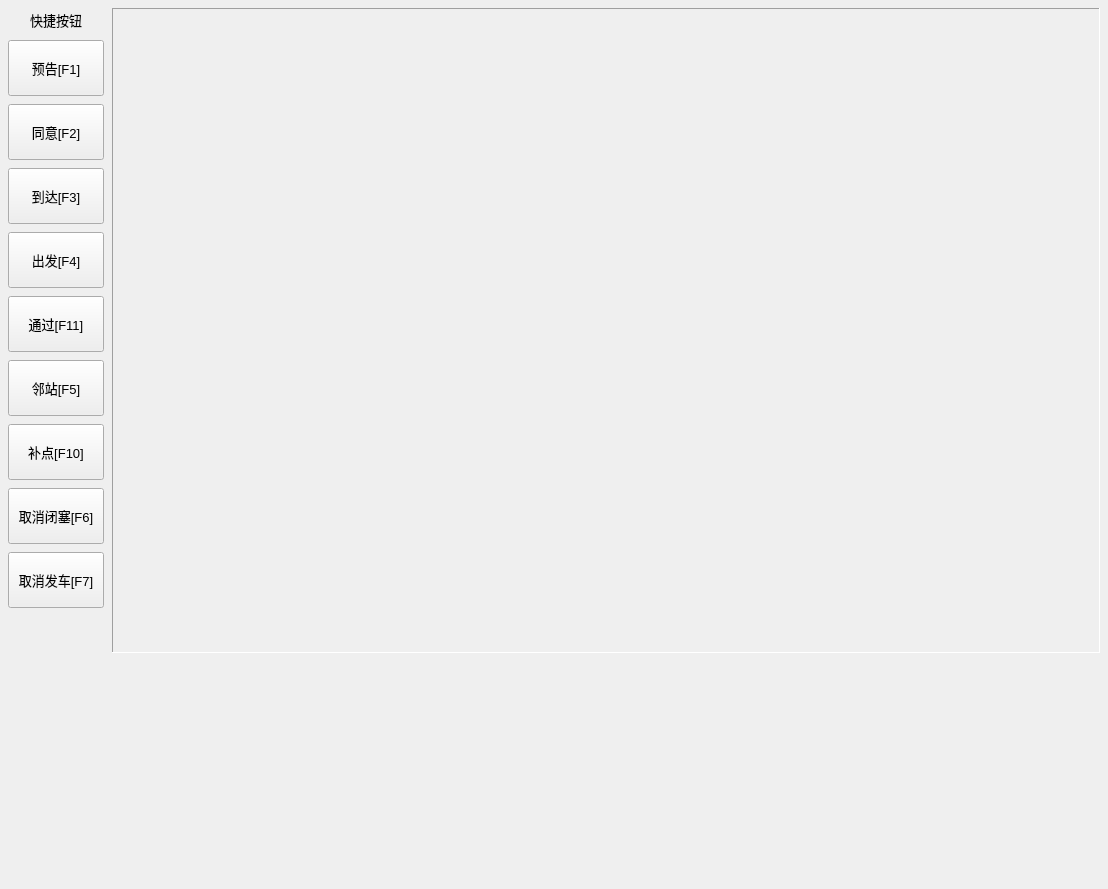
<?xml version="1.0" encoding="UTF-8"?>
<ui version="4.0">
 <class>StationLogDispTKY</class>
 <widget class="QWidget" name="StationLogDispTKY">
  <property name="geometry">
   <rect>
    <x>0</x>
    <y>0</y>
    <width>1108</width>
    <height>889</height>
   </rect>
  </property>
  <property name="windowTitle">
   <string>StationLogDispTKY</string>
  </property>
  <layout class="QVBoxLayout" name="verticalLayout_2">
   <property name="spacing">
    <number>8</number>
   </property>
   <property name="leftMargin">
    <number>8</number>
   </property>
   <property name="topMargin">
    <number>8</number>
   </property>
   <property name="rightMargin">
    <number>8</number>
   </property>
   <property name="bottomMargin">
    <number>8</number>
   </property>
   <item>
    <layout class="QHBoxLayout" name="horizontalLayout" stretch="0,1">
     <property name="spacing">
      <number>8</number>
     </property>
     <property name="rightMargin">
      <number>0</number>
     </property>
     <item>
      <layout class="QVBoxLayout" name="verticalLayout">
       <property name="spacing">
        <number>8</number>
       </property>
       <property name="leftMargin">
        <number>0</number>
       </property>
       <property name="topMargin">
        <number>0</number>
       </property>
       <property name="rightMargin">
        <number>0</number>
       </property>
       <property name="bottomMargin">
        <number>0</number>
       </property>
       <item>
        <widget class="QLabel" name="label">
         <property name="minimumSize">
          <size>
           <width>96</width>
           <height>24</height>
          </size>
         </property>
         <property name="maximumSize">
          <size>
           <width>96</width>
           <height>24</height>
          </size>
         </property>
         <property name="font">
          <font>
           <family>Arial</family>
           <pointsize>10</pointsize>
          </font>
         </property>
         <property name="text">
          <string>快捷按钮</string>
         </property>
         <property name="alignment">
          <set>Qt::AlignCenter</set>
         </property>
        </widget>
       </item>
       <item>
        <widget class="QPushButton" name="pushButton">
         <property name="minimumSize">
          <size>
           <width>96</width>
           <height>56</height>
          </size>
         </property>
         <property name="maximumSize">
          <size>
           <width>96</width>
           <height>56</height>
          </size>
         </property>
         <property name="font">
          <font>
           <family>Arial</family>
           <pointsize>10</pointsize>
          </font>
         </property>
         <property name="text">
          <string>预告[F1]</string>
         </property>
        </widget>
       </item>
       <item>
        <widget class="QPushButton" name="pushButton_2">
         <property name="minimumSize">
          <size>
           <width>96</width>
           <height>56</height>
          </size>
         </property>
         <property name="maximumSize">
          <size>
           <width>96</width>
           <height>56</height>
          </size>
         </property>
         <property name="font">
          <font>
           <family>Arial</family>
           <pointsize>10</pointsize>
          </font>
         </property>
         <property name="text">
          <string>同意[F2]</string>
         </property>
        </widget>
       </item>
       <item>
        <widget class="QPushButton" name="pushButton_3">
         <property name="minimumSize">
          <size>
           <width>96</width>
           <height>56</height>
          </size>
         </property>
         <property name="maximumSize">
          <size>
           <width>96</width>
           <height>56</height>
          </size>
         </property>
         <property name="font">
          <font>
           <family>Arial</family>
           <pointsize>10</pointsize>
          </font>
         </property>
         <property name="text">
          <string>到达[F3]</string>
         </property>
        </widget>
       </item>
       <item>
        <widget class="QPushButton" name="pushButton_4">
         <property name="minimumSize">
          <size>
           <width>96</width>
           <height>56</height>
          </size>
         </property>
         <property name="maximumSize">
          <size>
           <width>96</width>
           <height>56</height>
          </size>
         </property>
         <property name="font">
          <font>
           <family>Arial</family>
           <pointsize>10</pointsize>
          </font>
         </property>
         <property name="text">
          <string>出发[F4]</string>
         </property>
        </widget>
       </item>
       <item>
        <widget class="QPushButton" name="pushButton_5">
         <property name="minimumSize">
          <size>
           <width>96</width>
           <height>56</height>
          </size>
         </property>
         <property name="maximumSize">
          <size>
           <width>96</width>
           <height>56</height>
          </size>
         </property>
         <property name="font">
          <font>
           <family>Arial</family>
           <pointsize>10</pointsize>
          </font>
         </property>
         <property name="text">
          <string>通过[F11]</string>
         </property>
        </widget>
       </item>
       <item>
        <widget class="QPushButton" name="pushButton_6">
         <property name="minimumSize">
          <size>
           <width>96</width>
           <height>56</height>
          </size>
         </property>
         <property name="maximumSize">
          <size>
           <width>96</width>
           <height>56</height>
          </size>
         </property>
         <property name="font">
          <font>
           <family>Arial</family>
           <pointsize>10</pointsize>
          </font>
         </property>
         <property name="text">
          <string>邻站[F5]</string>
         </property>
        </widget>
       </item>
       <item>
        <widget class="QPushButton" name="pushButton_7">
         <property name="minimumSize">
          <size>
           <width>96</width>
           <height>56</height>
          </size>
         </property>
         <property name="maximumSize">
          <size>
           <width>96</width>
           <height>56</height>
          </size>
         </property>
         <property name="font">
          <font>
           <family>Arial</family>
           <pointsize>10</pointsize>
          </font>
         </property>
         <property name="text">
          <string>补点[F10]</string>
         </property>
        </widget>
       </item>
       <item>
        <widget class="QPushButton" name="pushButton_8">
         <property name="minimumSize">
          <size>
           <width>96</width>
           <height>56</height>
          </size>
         </property>
         <property name="maximumSize">
          <size>
           <width>96</width>
           <height>56</height>
          </size>
         </property>
         <property name="font">
          <font>
           <family>Arial</family>
           <pointsize>10</pointsize>
          </font>
         </property>
         <property name="text">
          <string>取消闭塞[F6]</string>
         </property>
        </widget>
       </item>
       <item>
        <widget class="QPushButton" name="pushButton_9">
         <property name="minimumSize">
          <size>
           <width>96</width>
           <height>56</height>
          </size>
         </property>
         <property name="maximumSize">
          <size>
           <width>96</width>
           <height>56</height>
          </size>
         </property>
         <property name="font">
          <font>
           <family>Arial</family>
           <pointsize>10</pointsize>
          </font>
         </property>
         <property name="text">
          <string>取消发车[F7]</string>
         </property>
        </widget>
       </item>
       <item>
        <spacer name="verticalSpacer">
         <property name="orientation">
          <enum>Qt::Vertical</enum>
         </property>
         <property name="sizeHint" stdset="0">
          <size>
           <width>20</width>
           <height>40</height>
          </size>
         </property>
        </spacer>
       </item>
      </layout>
     </item>
     <item>
      <widget class="QFrame" name="frame">
       <property name="frameShape">
        <enum>QFrame::Panel</enum>
       </property>
       <property name="frameShadow">
        <enum>QFrame::Sunken</enum>
       </property>
       <layout class="QHBoxLayout" name="horizontalLayout_2">
        <property name="spacing">
         <number>0</number>
        </property>
        <property name="leftMargin">
         <number>0</number>
        </property>
        <property name="topMargin">
         <number>0</number>
        </property>
        <property name="rightMargin">
         <number>0</number>
        </property>
        <property name="bottomMargin">
         <number>0</number>
        </property>
       </layout>
      </widget>
     </item>
    </layout>
   </item>
   <item>
    <widget class="CTCWindows::TrafficMsgLog" name="widget_2" native="true">
     <property name="minimumSize">
      <size>
       <width>0</width>
       <height>220</height>
      </size>
     </property>
     <property name="maximumSize">
      <size>
       <width>16777215</width>
       <height>220</height>
      </size>
     </property>
    </widget>
   </item>
  </layout>
 </widget>
 <layoutdefault spacing="6" margin="11"/>
 <customwidgets>
  <customwidget>
   <class>CTCWindows::TrafficMsgLog</class>
   <extends>QWidget</extends>
   <header location="global">CTCMainWindow/CommonWidget/trafficmsglog.h</header>
   <container>1</container>
  </customwidget>
 </customwidgets>
 <resources/>
 <connections/>
</ui>
